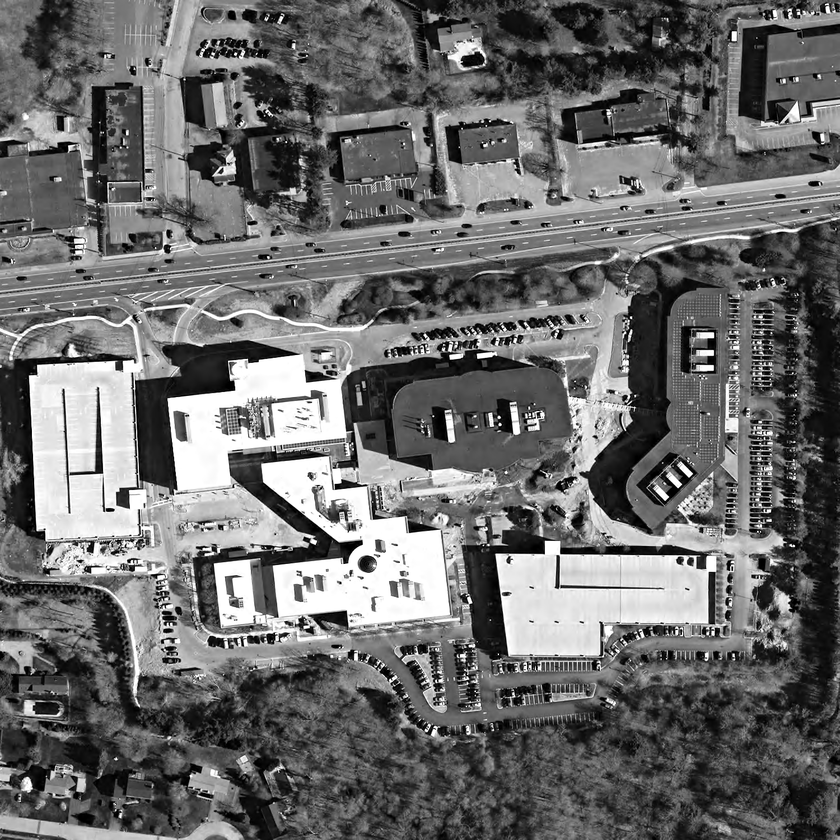
%> input picture Transformations/images/apple-hill-2013.png, 840 x 840 px, shrunk from 1500 x 1500 before the run
$ octave dipum_proj4.m   (GNU Octave 9; MATLAB toolbox functions it lacks are replaced by stand-ins)
%> lines starting %> are read from the running program, lines starting %| are printed output that depends on the picture
%%
% DIPUM 3rd edition | Project 4 - Chapter 6 on Transformations
% Sierpinski triangle
% Author: Ernesto Colon
% Date: 2.20.21
% ECE419 - Digital Image Processing @ The Cooper Union

clc; clear all; close all

%%
% This project explores compositions of affine transforms and implementing
% rotation as three successive shearing operations: a horizontal shear,
% followed by a vertical shear, followed by another horizontal shear.
% This can sometimes be of practical interest because each shearing operation
% can be implemented by shifting and interpolating image pixels in only
% one direction. For a rotation angle of $\theta$, the three affine shear
% matrices are:
%%
% $$T_1 = \left[\matrix{ 1 & 0 & 0 \cr \alpha & 1 & 0 \cr 0 & 0 & 1} \right]$$
%
% $$T_2 = \left[\matrix{ 1 & \beta & 0 \cr 0 & 1 & 0 \cr 0 & 0 & 1} \right]$$
%
% $$T_3 = \left[\matrix{ 1 & 0 & 0 \cr \gamma & 1 & 0 \cr 0 & 0 & 1} \right]$$
%
% where $\alpha = \gamma = -tan(\theta/2)$ and $\beta = sin(\theta)$

%%
% part a
% Make a 4 x 2 matrix containing the four vertices, (0.5, 0.5), (-0.5, 0.5),
% (-0.5, -0.5), and (-0.5, -0.5), of a unit square centered at the origin.
% Plot the square containig these vertices.

unit_square = [0.5 0.5; -0.5 0.5; -0.5 -0.5; 0.5 -0.5; 0.5 0.5]

% plot the unit square
figure
plot(unit_square(:,1), unit_square(:,2), '-')
axis([-2 2 -2 2], 'equal')
hold on

%%
% part b
% Make three affine2d objects using the three affine transform matrixes
% shown aboe and $\theta = 70^{\circ}$. In three steps, apply these affine
% transforms successively to the vertices of the square and superimpose
% plots
theta = 70;
xfm_shear_1 = affine2d([1 0 0; -tan(theta/2) 1 0; 0 0 1]);

% apply transformation to vertices of unit square
unit_square_xfm_1 = transformPointsForward(xfm_shear_1, unit_square);

% plot the rotated square
plot(unit_square_xfm_1(:,1), unit_square_xfm_1(:,2), '--')
hold on

%% second shear transformation
xfm_shear_2 = affine2d([1 sin(theta) 0; 0 1 0; 0 0 1]);

% apply transformation to vertices of unit square
unit_square_xfm_2 = transformPointsForward(xfm_shear_2, unit_square_xfm_1);

% plot the rotated square
plot(unit_square_xfm_2(:,1), unit_square_xfm_2(:,2), '-.')
hold on

%% third shear transformation
xfm_shear_3 = affine2d([1 0 0; -tan(theta/2) 1 0; 0 0 1]);

% apply transformation to vertices of unit square
unit_square_xfm_3 = transformPointsForward(xfm_shear_3, unit_square_xfm_2);

% plot the rotated square
plot(unit_square_xfm_3(:,1), unit_square_xfm_3(:,2), '--.')
hold on

legend('Unit Square','First Hor. Shear','Second Vert. Shear','Third Vert. Shear')
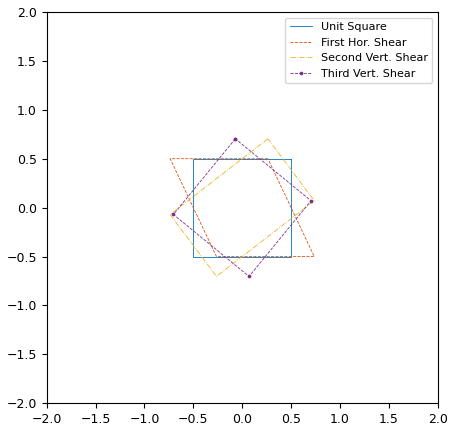
%> figure redrawn from the program's plot data

%% part c
% successively apply the three affine trasnformations to the image
% 'apple-hill-2013.png' using imwarp.

img_appl_hill = imread('../images/apple-hill-2013.png');
%> img_appl_hill is the input picture: size 840x840 uint8; min 0, max 255, mean 107.7
figure
subplot(2,2,1)
imshow(img_appl_hill)
title("Original Image")

%% apply first affine transformation
img_shear_hor_1 = imwarp(img_appl_hill, xfm_shear_1);
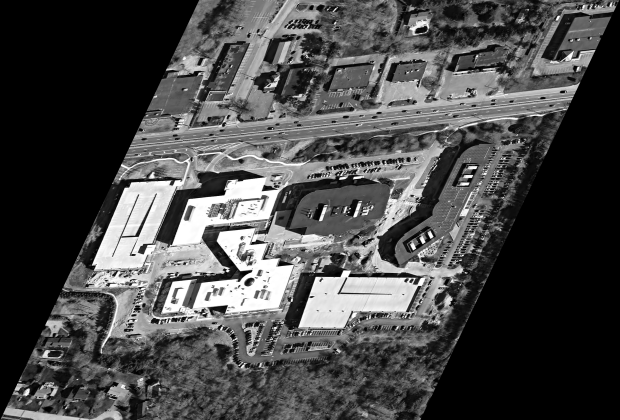
%> img_shear_hor_1: size 840x1239 uint8 (shown at 1/2 size); min 0, max 255, mean 73
subplot(2,2,2)
imshow(img_shear_hor_1)
title("Image after first horizontal shear")

%% apply seccond affine transformation
img_shear_ver_2 = imwarp(img_shear_hor_1, xfm_shear_2);
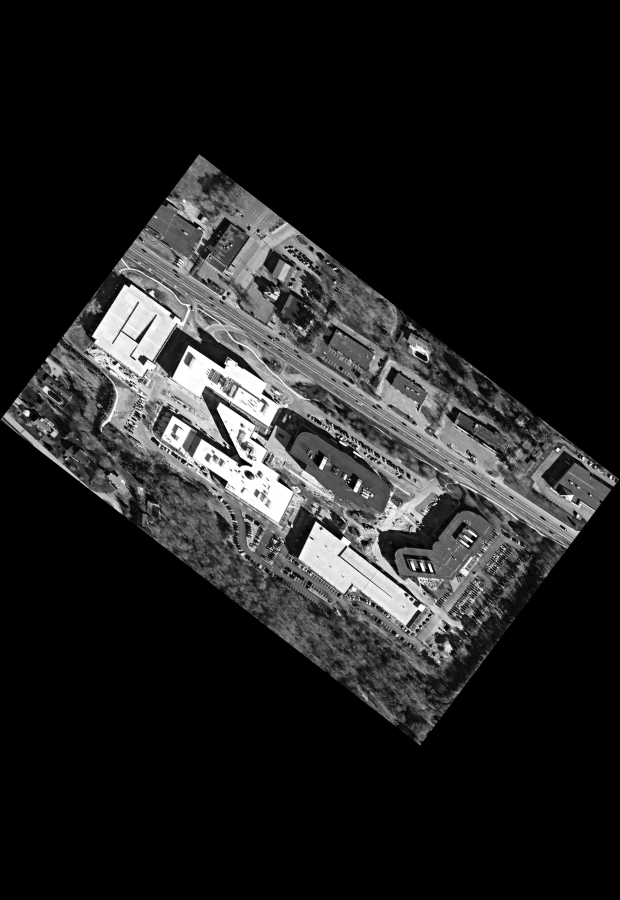
%> img_shear_ver_2: size 1799x1239 uint8 (shown at 1/2 size); min 0, max 255, mean 34.1
subplot(2,2,3)
imshow(img_shear_ver_2)
title("Image after second shear (vertical)")

%% apply third affine transformation
img_shear_hor_3 = imwarp(img_shear_ver_2, xfm_shear_3);
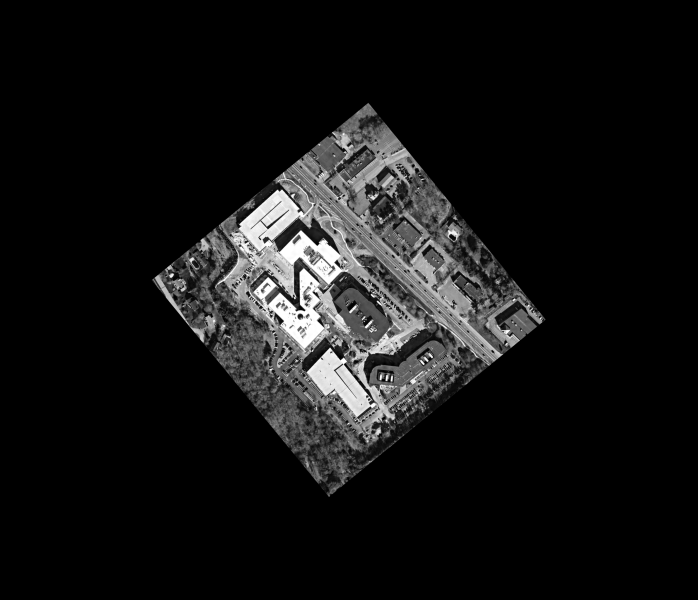
%> img_shear_hor_3: size 1799x2092 uint8 (shown at 1/3 size); min 0, max 255, mean 20.2
subplot(2,2,4)
imshow(img_shear_hor_3)
title("Image after third shear (horizontal)")
